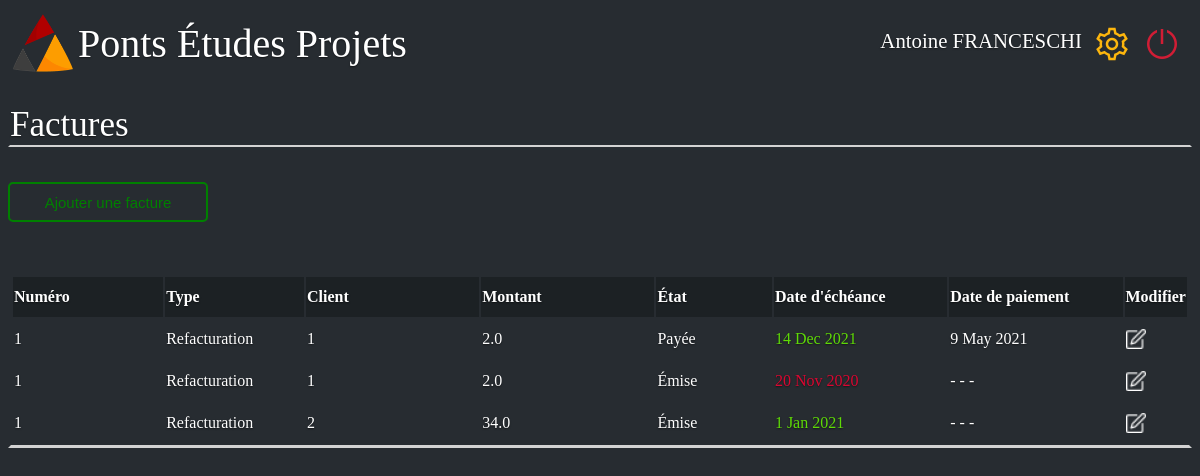
Page /tresorerie/Antoine FRANCESCHI on the earlier database version.
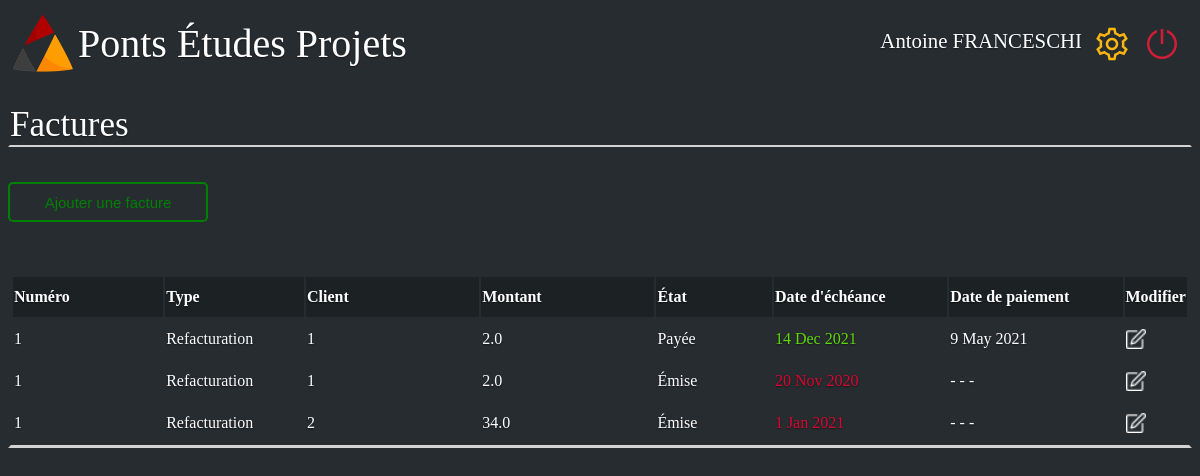
Same page on the later database version.
### web/site.py (models this page shows, shortened)
class db_factures(db.Model):
    _id = db.Column("id", db.Integer, primary_key= True)
    numero = db.Column(db.String(100))
    Type = db.Column(db.String(100))
    client = db.Column(db.String(100))
    montant= db.Column(db.Float)
    etat = db.Column(db.String(100))
    date_echeance = db.Column(db.String(100))
    date_paiement = db.Column(db.String(100))
    suiveur = db.Column(db.String(100))
    retard = db.Column(db.Boolean)

### web/site.py (the view)
@app.route('/tresorerie/<name>',methods=["GET","POST"])
def index12(name):
    init_bd()
    return render_template('Tresorier.html', name=name, BDD_facture = db_factures.query.all())

### web/site.py (called while the page is built)
def init_bd():
    for facture in db_factures.query.all():
        retard1 = init_retard(facture.date_echeance)
        facture.retard = retard1
        db.session.commit()

def init_retard(date):
    now = datetime.datetime.now()
    date_now = now.year*10000+now.month*100+now.day
    if int(date[0:2])<10:
        taille_date=1
    else:
        taille_date=2
    date_converti = int(date[0:2])
    month = date[taille_date+1:taille_date+4]
    year = int(date[taille_date+5::])
    L=['Jan','Feb','Mar','Apr','May','Jun','Jul','Aug','Sep','Oct','Nov','Dec']
    for k in range(len(L)):
        if month == L[k]:
            date_converti+=(k+1)*100
    date_converti += year*10000
    if date_converti<=date_now:
        return True
    return False

### web/templates/Tresorier.html (shortened to what this page needs)
<!DOCTYPE html>
<html>
    <head>
        <link rel="stylesheet" href={{ url_for('static', filename='style_tresorier.css') }}/>
    </head>
    <body>
        <div class="barre_principale">
            <div class="logo_junior">
                <a href="/home/{{name}}">
                    <img class= "logo_pep" src={{ url_for('static', filename='PEPLOGO.png') }}  alt= "Logo pep"/>
                    <div class="Junior">Ponts Études Projets</div>
                </a>
            </div>
            <div>
                <nav>
                    <ul class="navbar-nav">
                        <li class="user_name"><a class="user" href="#">{{name}}</a></li>
                        <li class="nav-item"><a href="#"><img src={{ url_for('static', filename='settings.png') }} alt="bouton reglage" ></a></li>
                        <li class="nav-item"><a href='/logout'><img src={{ url_for('static', filename='shutdown.png') }} alt="bouton shutdown" ></a></li>
                    </ul>
                </nav>
            </div>
        </div>
        <p class="titre">Factures</p>
        <div class="ajouter">
            <button onclick="window.location.href = '/tresoreie/{{name}}/add_delete';" type="button" class="Ajouter"> Ajouter une facture </button>
        </div>
        <table class="tableau">
            <thead class="thead-dark">
                <tr class="premiere_ligne">
                    <th>Numéro</th>
                    <th>Type</th>
                    <th>Client</th>
                    <th>Montant</th>
                    <th>État</th>
                    <th>Date d'échéance</th>
                    <th>Date de paiement</th>
                    <th>Modifier</th>
                </tr>
            </thead>
            <tbody>
                {% for facture in BDD_facture %}
                    <tr>
                        <td>{{facture.numero}}</td>
                        <td>{{facture.Type}}</td>
                        <td>{{facture.client}}</td>
                        <td>{{facture.montant}}</td>
                        <td>{{facture.etat}}</td>
                        {% if facture.retard == True  %}
                            <td style="color: rgb(218, 7, 49);">{{facture.date_echeance}}</td>
                        {% else %}
                            <td style="color: rgb(95, 218, 7);">{{facture.date_echeance}}</td>
                        {% endif %}
                        <td>{{facture.date_paiement}}</td>
                        <td><a href ='/tresoreie/{{name}}/{{facture._id}}/modify'><img src="{{ url_for('static', filename='edit1.png') }}" class="edit" height="16" width="16" ></a></td>
                    </tr>
                {% endfor %}
            </tbody>
        </table>
    </body>
</html>

### web/static/style_tresorier.css (style rules this page uses)
html { height: 100%; width: 100%; background-color : #272C31; }
body { background-color : #272C31; height: 100%; background-color: transparent; color: white; text-shadow: 0 .05rem .1rem rgba(0, 0, 0, .5); }
.barre_principale { height: 60px; display: flex; justify-content: space-between; }
.logo_pep { width: 60px; height: 60px; }
ul { list-style-type: none; display:flex; text-decoration:none; }
.logo_pep { float: left; margin: 5px; }
.user_name { margin-top:5px ; }
.Junior { margin-top: 12px; display: flex; font-size: 250%; }
nav a { font-size: 1.3em; color: white; text-shadow: 0 .05rem .1rem rgba(0, 0, 0, .5); text-decoration: none; }
nav li { margin-right: 10px; }
a { text-decoration:none; color:white; display:flex; }
button { border: 2px ; border-radius: 5px; width: 200px; height: 40px; background-color: transparent; border-style: solid; color:green; border-color: green; font-size:15px; }
.titre { border: 2px ; border-style: solid; border-top-color: transparent; border-left-color: transparent; border-right-color: transparent; border-bottom-color: lightgrey; font-size:35px; }
table { border-style: solid; border-top-color: transparent; border-left-color: transparent; border-right-color: transparent; border-bottom-color: lightgrey; }
.thead-dark { height: 20px; background-color: transparent; }
thead tr { width: 100%; height: 40px; background-color: #1C2124; }
tr { height: 40px; }
thead th { text-align: left; border-right-color: transparent; }
thead th:nth-child(1) { width: 13%; }
thead th:nth-child(2) { width: 12%; }
thead th:nth-child(3) { width: 15%; }
thead th:nth-child(4) { width: 15%; }
thead th:nth-child(5) { width: 10%; }
thead th:nth-child(6) { width: 15%; }
thead th:nth-child(7) { width: 15%; }
thead th:nth-child(8) { width: 5%; }
.edit { width: 20px; height: 20px; }
.tableau { margin-top: 50px; width: 100%; height: 20px; }

Differences in the rows shown:
changed db_factures "1 Jan 2021": retard False → True (drawn)
